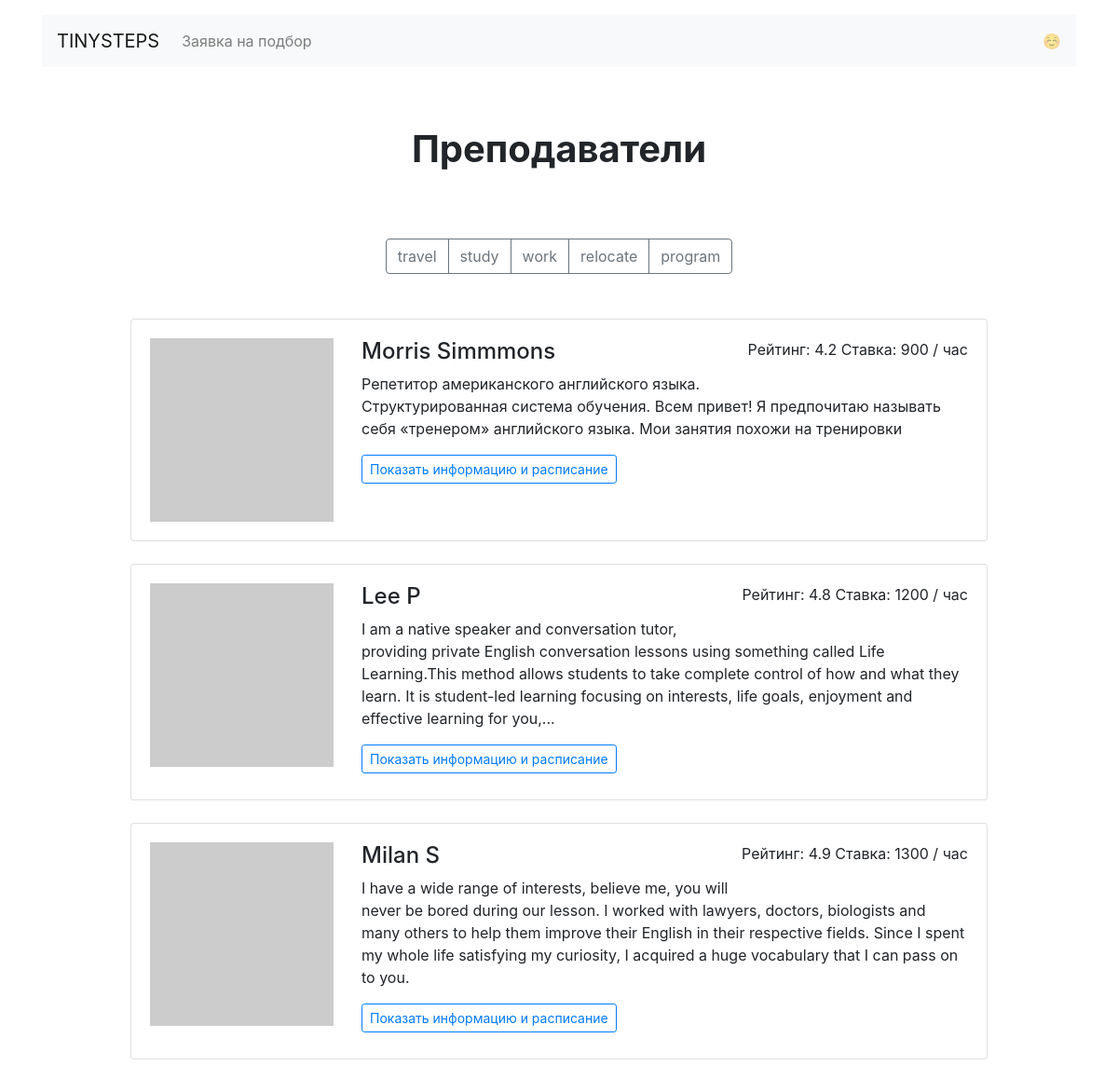
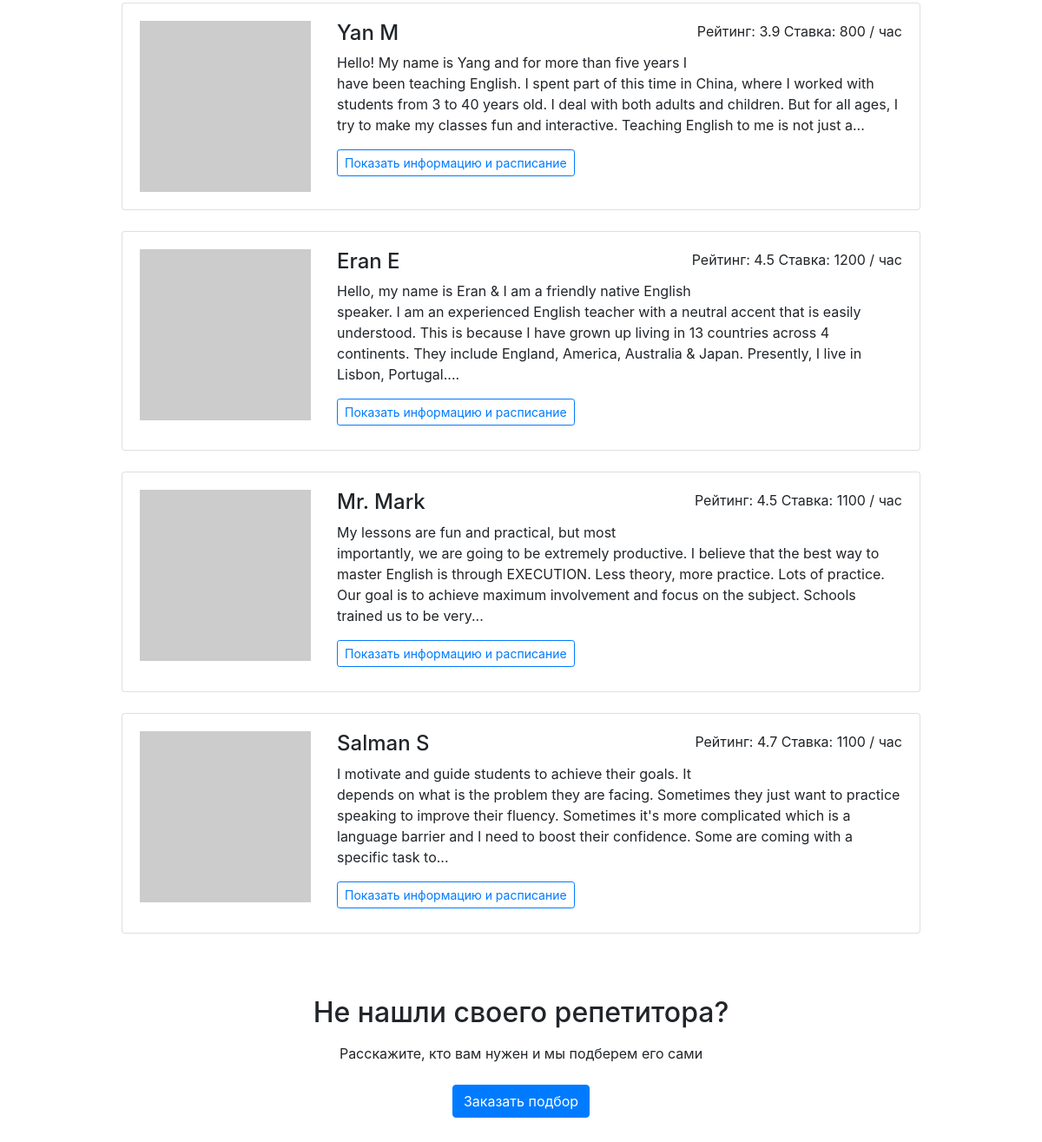
Page /goals/study/ on the committed database (2 pictures, top to bottom).
### app.py (models this page shows)
class Goal(db.Model):
    __tablename__ = "goals"
    id = db.Column(db.Integer, primary_key=True)
    name = db.Column(db.String, nullable=False)

class Teacher(db.Model):
    __tablename__ = "teachers"
    id = db.Column(db.Integer, primary_key=True)
    name = db.Column(db.String, nullable=False)
    about = db.Column(db.String)
    rating = db.Column(db.Float, nullable=False)
    picture = db.Column(db.String, nullable=False)
    price = db.Column(db.Integer, nullable=False)
    gender = db.Column(db.Boolean, nullable=False)
    book = db.relationship("Booking")

### app.py (the view)
@app.route('/goals/<goal>/')
def render_goals_page(goal):
    get_goals = db.session.query(Goal.name).all()
    clear_goals = []
    for now_goal in get_goals:
        clear_goals.append(now_goal[0])
    get_goal_id = db.session.query(Goal.id).filter(Goal.name == goal).first()[0]
    teacher_for_goals = db.session.query(Teacher).join(GoalTeacher).join(Goal).filter(GoalTeacher.goal_id == get_goal_id).all()
    return render_template('goal.html', teachers=teacher_for_goals, goals=clear_goals)

### templates/goal.html
{% extends 'base.html' %}
{% block container %}
<main class="container mt-3">
  <h1 class="h1 text-center w-50 mx-auto mt-1 py-5 mb-4"><strong>Преподаватели <br> {{ goals[goal] }}</strong></h1>
  <div class="text-center mb-5">
    <div class="btn-group mx-auto mb-0" role="group" aria-label="Basic example">
      {% for goal in goals %}
        <a href="{{ url_for('render_goals_page', goal=goal) }}" class="btn btn-outline-secondary">{{ goal }}</a>
      {% endfor %}
    </div>
  </div>
  <div class="row">
    <div class="col-12 col-lg-10 offset-lg-1 m-auto">
    {% for teach in teachers %}
      <div class="card mb-4">
        <div class="card-body">
          <div class="row">
            <div class="col-3"><img src="{{ teach.picture }}" class="img-fluid" alt=""></div>
            <div class="col-9">
              <p class="float-right">Рейтинг: {{ teach.rating }} Ставка: {{ teach.price }} / час</p>
              <h2 class="h4">{{ teach.name }}</h2>
              <p>{{ teach.about|truncate(320) }}</p>
              <a href="{{ url_for('render_profiles_page', id_teacher=teach.id) }}" class="btn btn-outline-primary btn-sm mr-3 mb-2">Показать информацию и расписание</a>
            </div>
          </div>
        </div>
      </div>
    {% endfor %}
    </div>
  </div>
  <h2 class="text-center mt-5 mb-3">Не нашли своего репетитора?</h2>
  <p class="text-center mb-4">Расскажите, кто вам нужен и мы подберем его сами</p>
  <div class="text-center pb-5">
      <a href="{{ url_for('render_request_page') }}" class="btn btn-primary">Заказать подбор</a>
  </div>
</main>
{% endblock %}

### rows in the picture
Goal: name "travel"
Goal: name "study"
Goal: name "work"
Goal: name "relocate"
Goal: name "program"
Teacher: rating "4.2", price "900", name "Morris Simmmons", about "Репетитор американского английского языка. Структурированная система обучения. Всем привет! Я предпочитаю называть себя «тренером» английского языка. Мои занятия похожи на тренировки"
Teacher: rating "4.8", price "1200", name "Lee P", about "I am a native speaker and conversation tutor, providing private English conversation lessons using something called Life Learning.This method allows students to take complete control of how and what they learn. It is student-led learning focusing on interests, life goals, enjoyment and effective learning for you,..."
Teacher: rating "4.9", price "1300", name "Milan S", about "I have a wide range of interests, believe me, you will never be bored during our lesson. I worked with lawyers, doctors, biologists and many others to help them improve their English in their respective fields. Since I spent my whole life satisfying my curiosity, I acquired a huge vocabulary that I can pass on to you."
Teacher: rating "3.9", price "800", name "Yan M", about "Hello! My name is Yang and for more than five years I have been teaching English. I spent part of this time in China, where I worked with students from 3 to 40 years old. I deal with both adults and children. But for all ages, I try to make my classes fun and interactive. Teaching English to me is not just a..."
Teacher: rating "4.5", price "1200", name "Eran E", about "Hello, my name is Eran & I am a friendly native English speaker. I am an experienced English teacher with a neutral accent that is easily understood. This is because I have grown up living in 13 countries across 4 continents. They include England, America, Australia & Japan. Presently, I live in Lisbon, Portugal...."
Teacher: rating "4.5", price "1100", name "Mr. Mark", about "My lessons are fun and practical, but most importantly, we are going to be extremely productive. I believe that the best way to master English is through EXECUTION. Less theory, more practice. Lots of practice. Our goal is to achieve maximum involvement and focus on the subject. Schools trained us to be very..."
Teacher: rating "4.7", price "1100", name "Salman S", about "I motivate and guide students to achieve their goals. It depends on what is the problem they are facing. Sometimes they just want to practice speaking to improve their fluency. Sometimes it's more complicated which is a language barrier and I need to boost their confidence. Some are coming with a specific task to..."
